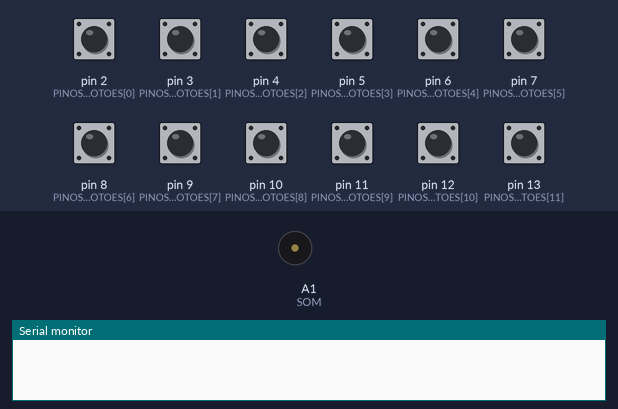
Recording of a sketch running on a simulated Arduino Uno, built with avr-gcc and run on an emulated ATmega328P. Shown: buzzer (waves = sounding), the last lines printed to the serial monitor. Inputs (shaded band) come from the test bench; at power-on: pin 2 (PINOS_BOTOES[0]), pin 3 (PINOS_BOTOES[1]), pin 4 (PINOS_BOTOES[2]), pin 5 (PINOS_BOTOES[3]), pin 6 (PINOS_BOTOES[4]), pin 7 (PINOS_BOTOES[5]), pin 8 (PINOS_BOTOES[6]), pin 9 (PINOS_BOTOES[7]), pin 10 (PINOS_BOTOES[8]), pin 11 (PINOS_BOTOES[9]), pin 12 (PINOS_BOTOES[10]), pin 13 (PINOS_BOTOES[11]) LOW.

Above: at 1.2 s.
1.3 s: pin 2 (PINOS_BOTOES[0]) pulled HIGH for 0.15 s
At 1.37 s:
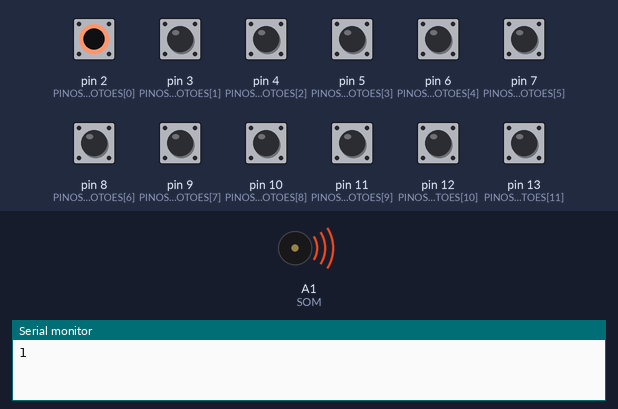
2.9 s: pin 3 (PINOS_BOTOES[1]) pulled HIGH for 0.15 s
At 4.2 s:
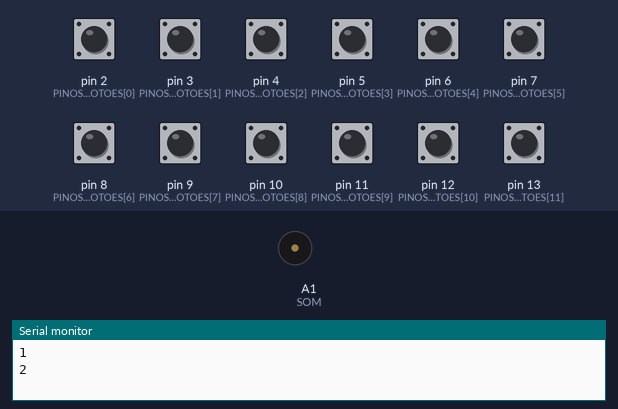
4.5 s: pin 4 (PINOS_BOTOES[2]) pulled HIGH for 0.15 s
At 5.7 s:
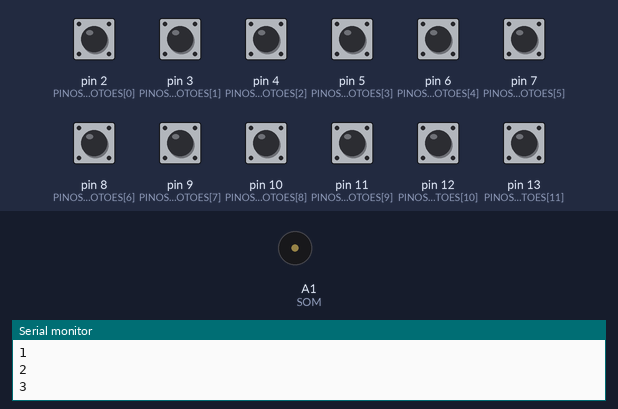
6.1 s: pin 5 (PINOS_BOTOES[3]) pulled HIGH for 0.15 s
At 6.9 s:
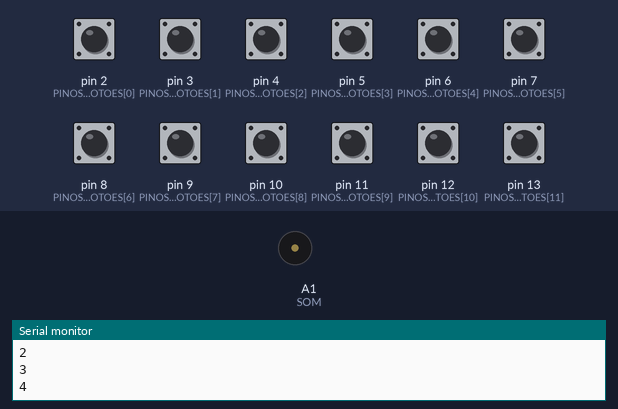
7.7 s: pin 6 (PINOS_BOTOES[4]) pulled HIGH for 0.15 s
At 8.1 s:
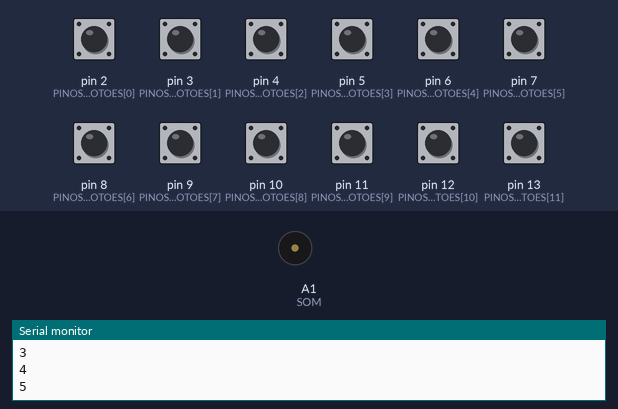
9.3 s: pin 7 (PINOS_BOTOES[5]) pulled HIGH for 0.15 s
At 10.6 s:
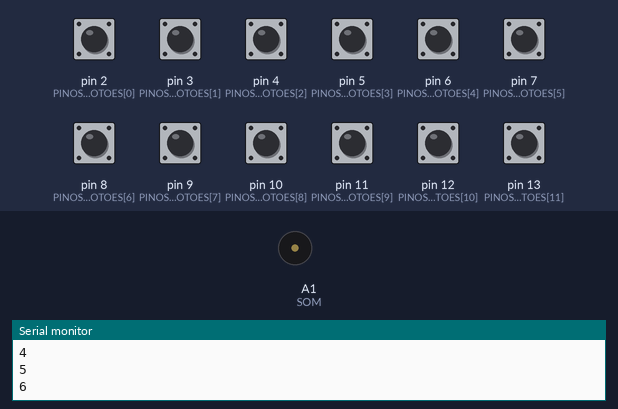
Timing chart, 0 to 11.9 s (numbered marks = the images above; inputs shaded):
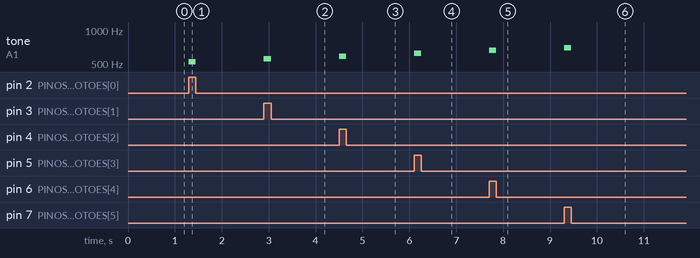

The sketch:

Codigo_Piano.ino
```cpp
// =====================================
// PIANO INTERATIVO - código do Arduino
//
// - Cada botão toca uma nota no buzzer (pino A1).
// - Ao apertar um botão, envia para o app um número de 1 a 12
//   (1 = Dó, 2 = Dó#, 3 = Ré ... 12 = Si), uma vez por toque.
// - O app também pode mandar um número de 1 a 12 para cá:
//   no jogo da memória, o Arduino toca a nota da sequência.
// =====================================

// Pinos dos botões, na ordem das notas:
//                         Dó  Dó# Ré  Ré# Mi  Fá  Fá# Sol Sol# Lá  Lá# Si
const int PINOS_BOTOES[12] = { 2,  3,  4,  5,  6,  7,  8,  9,  10, 11, 12, 13 };

// Frequência de cada nota em Hz (mesma ordem)
const int FREQUENCIAS[12]  = { 523, 554, 587, 622, 659, 698, 740, 784, 831, 880, 932, 988 };

const int SOM = A1;  // pino do buzzer

// Tempo para ignorar o "tremido" do botão ao apertar e soltar (ms)
const unsigned long TEMPO_DEBOUNCE = 50;

// Quanto tempo dura uma nota pedida pelo app (ms)
const unsigned long DURACAO_NOTA_APP = 400;

int teclaAtual = -1;                 // botão apertado agora (-1 = nenhum)
unsigned long tempoUltimaMudanca = 0;
int numeroRecebido = 0;              // número que está chegando do app


void setup() {
  Serial.begin(9600);

  for (int i = 0; i < 12; i++) {
    pinMode(PINOS_BOTOES[i], INPUT);
  }
}


// Devolve qual botão está apertado (0 a 11), ou -1 se nenhum
int lerTecla() {
  for (int i = 0; i < 12; i++) {
    if (digitalRead(PINOS_BOTOES[i]) == HIGH) {
      return i;
    }
  }
  return -1;
}


void loop() {
  unsigned long agora = millis();

  // ---------- BOTÕES DO PIANO ----------
  int tecla = lerTecla();

  // Só faz algo quando o botão MUDA (apertou, soltou ou trocou de botão).
  // Assim, segurar um botão envia a nota uma vez só.
  if (tecla != teclaAtual && agora - tempoUltimaMudanca >= TEMPO_DEBOUNCE) {
    teclaAtual = tecla;
    tempoUltimaMudanca = agora;

    if (tecla >= 0) {
      tone(SOM, FREQUENCIAS[tecla]);
      Serial.println(tecla + 1);
    } else {
      noTone(SOM);
    }
  }

  // ---------- NOTAS PEDIDAS PELO APP ----------
  // O app envia um número de 1 a 12 seguido de uma quebra de linha.
  while (Serial.available() > 0) {
    char c = Serial.read();

    if (c >= '0' && c <= '9') {
      numeroRecebido = numeroRecebido * 10 + (c - '0');
    }
    else if (c == '\n') {
      // Só toca se ninguém estiver apertando um botão
      if (numeroRecebido >= 1 && numeroRecebido <= 12 && teclaAtual < 0) {
        tone(SOM, FREQUENCIAS[numeroRecebido - 1], DURACAO_NOTA_APP);
      }
      numeroRecebido = 0;
    }
  }
}
```

Measured:
- after the input at 1.3 s, tone on A1 (SOM): silent → 523 Hz at once, → silent 0.15 s later
- after the input at 2.9 s, tone on A1 (SOM): silent → 554 Hz at once, → silent 0.15 s later
- after the input at 4.5 s, tone on A1 (SOM): silent → 587 Hz at once, → silent 0.15 s later
- after the input at 6.1 s, tone on A1 (SOM): silent → 622 Hz at once, → silent 0.15 s later
- after the input at 7.7 s, tone on A1 (SOM): silent → 659 Hz at once, → silent 0.15 s later
- after the input at 9.3 s, tone on A1 (SOM): silent → 698 Hz at once, → silent 0.15 s later
